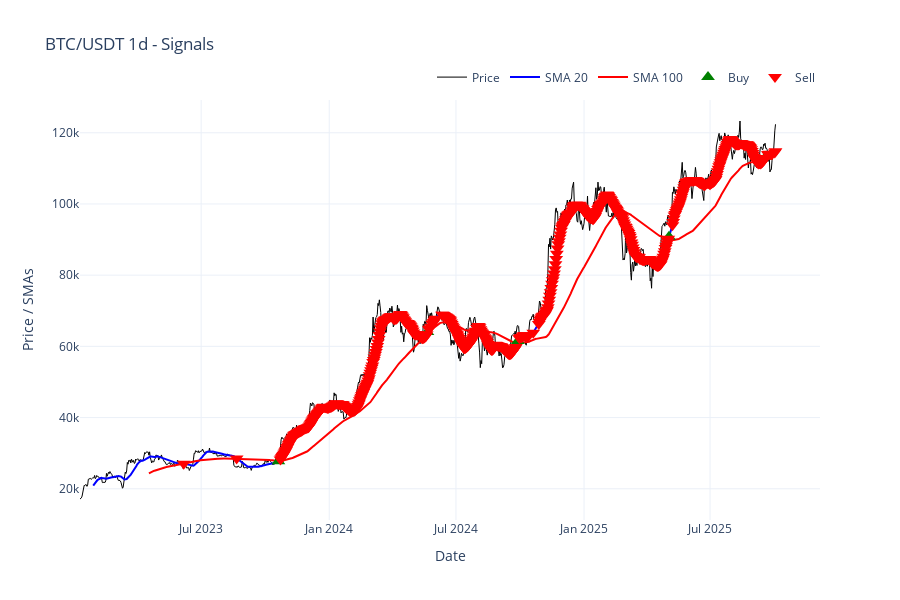
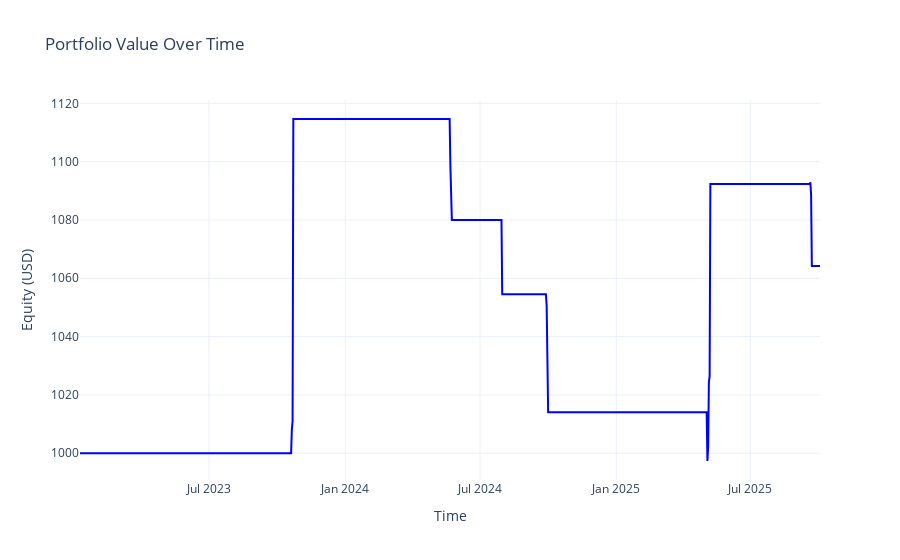

Source (notebook cell) for these figures, in order:
### Code cell
if cfg["plotting"]["plot_signals"]:
    plot_signals_mca_strategy(df_guarded, config=cfg)
if cfg["plotting"]["plot_equity"]:
    plot_equity(equity_df_guarded)

### Figure 1 — Plotly figure (JSON) as saved in the notebook; plotly's stock layout.template omitted (floating-point values rounded to 4 significant figures; data arrays with more than 128 entries replaced by an {"elided": "..."} marker saying what was removed)
{"data": [{"line": {"color": "black", "width": 1}, "mode": "lines", "name": "Price", "type": "scatter", "x": {"elided": "1000 str values"}, "y": {"elided": "1000 float values"}}, {"line": {"color": "blue"}, "mode": "lines", "name": "SMA 20", "type": "scatter", "x": {"elided": "1000 str values"}, "y": {"elided": "1000 float values"}}, {"line": {"color": "red"}, "mode": "lines", "name": "SMA 100", "type": "scatter", "x": {"elided": "1000 str values"}, "y": {"elided": "1000 float values"}}, {"marker": {"color": "green", "size": 12, "symbol": "triangle-up"}, "mode": "markers", "name": "Buy", "type": "scatter", "x": ["2023-10-20T00:00:00.000000000", "2024-05-21T00:00:00.000000000", "2024-07-30T00:00:00.000000000", "2024-09-28T00:00:00.000000000", "2025-05-03T00:00:00.000000000", "2025-09-19T00:00:00.000000000"], "y": [27750.0, 64020.0, 64840.0, 61530.0, 90810.0, 113200.0]}, {"marker": {"color": "red", "size": 12, "symbol": "triangle-down"}, "mode": "markers", "name": "Sell", "type": "scatter", "x": {"elided": "671 str values"}, "y": {"elided": "671 float values"}}], "layout": {"height": 600, "legend": {"orientation": "h", "x": 1, "xanchor": "right", "y": 1.02, "yanchor": "bottom"}, "title": {"text": "BTC/USDT 1d - Signals"}, "xaxis": {"title": {"text": "Date"}}, "yaxis": {"title": {"text": "Price / SMAs"}}, "yaxis2": {"overlaying": "y", "showgrid": false, "side": "right", "title": {"text": "SMA 20 direction change"}}}}

### Figure 2 — Plotly figure (JSON) as saved in the notebook; plotly's stock layout.template omitted (floating-point values rounded to 4 significant figures; data arrays with more than 128 entries replaced by an {"elided": "..."} marker saying what was removed)
{"data": [{"line": {"color": "blue", "width": 2}, "mode": "lines", "name": "Equity Curve", "type": "scatter", "x": {"elided": "1000 str values"}, "y": {"elided": "1000 float values"}}], "layout": {"legend": {"x": 0, "y": 1}, "title": {"text": "Portfolio Value Over Time"}, "xaxis": {"title": {"text": "Time"}}, "yaxis": {"title": {"text": "Equity (USD)"}}}}
